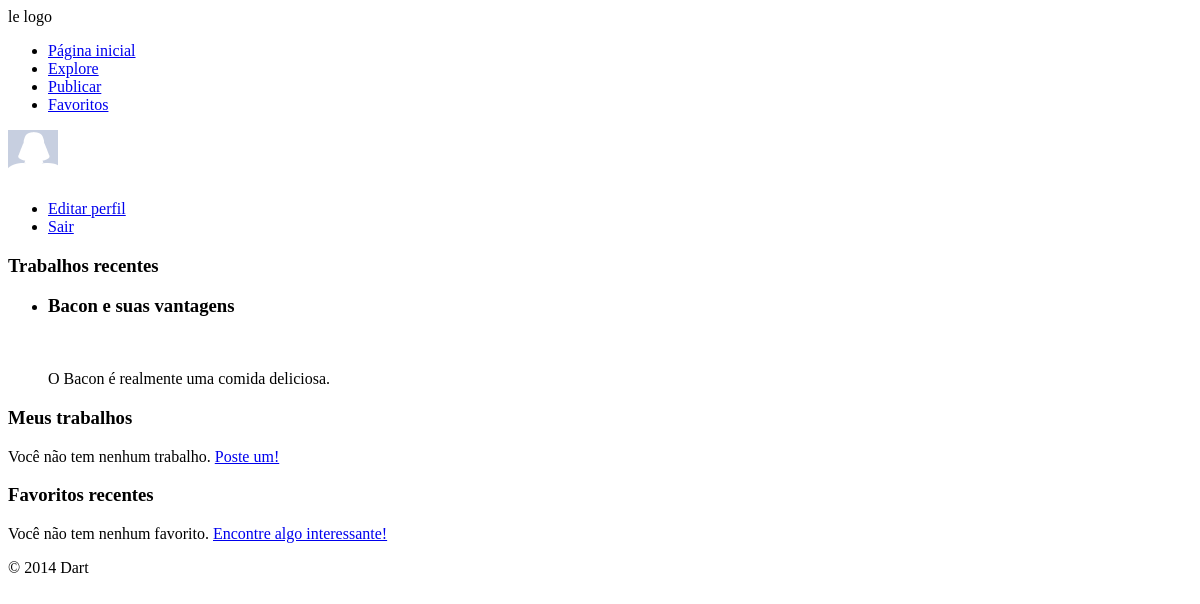
The page / (signed in) on the database as committed earlier.
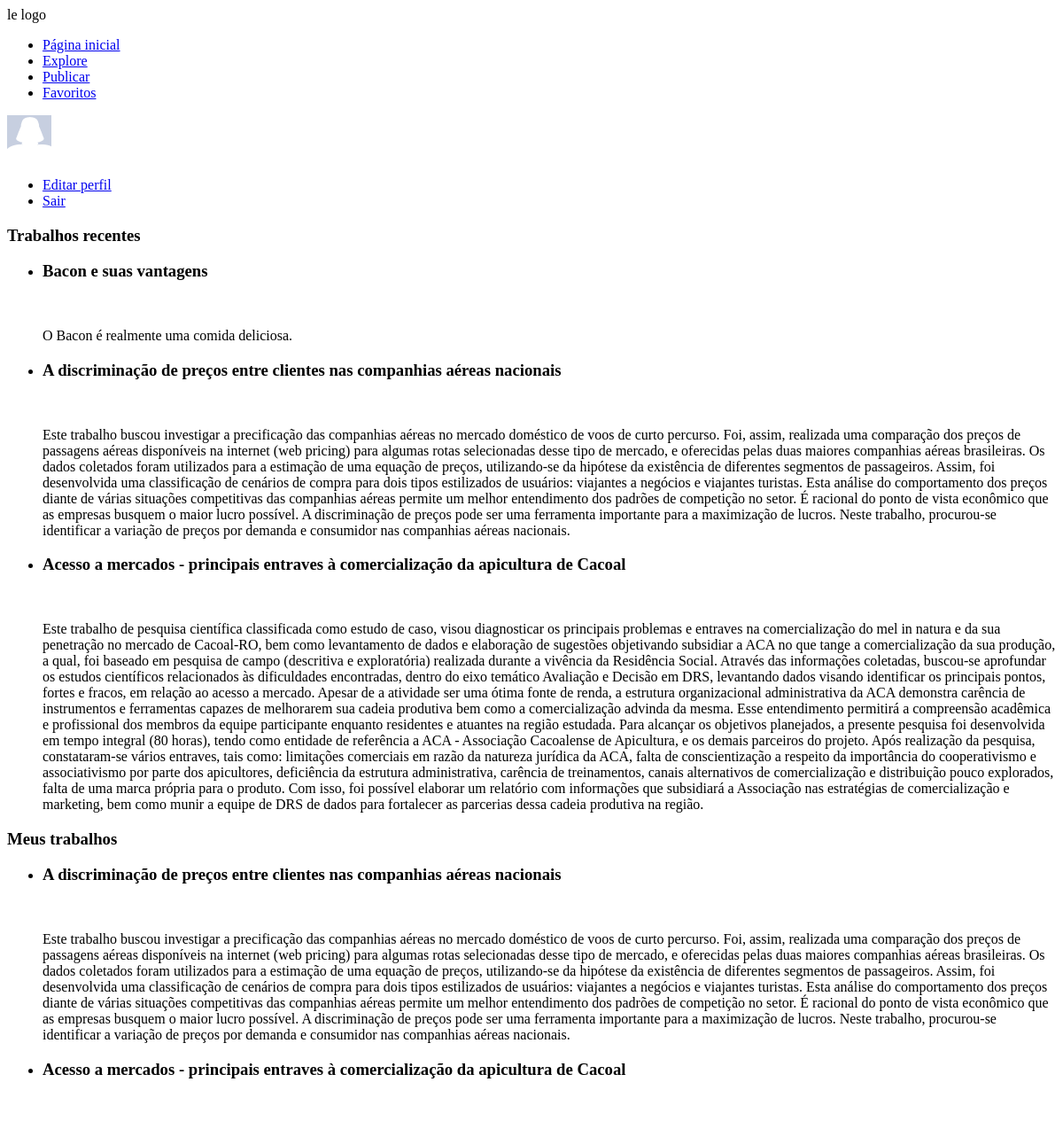
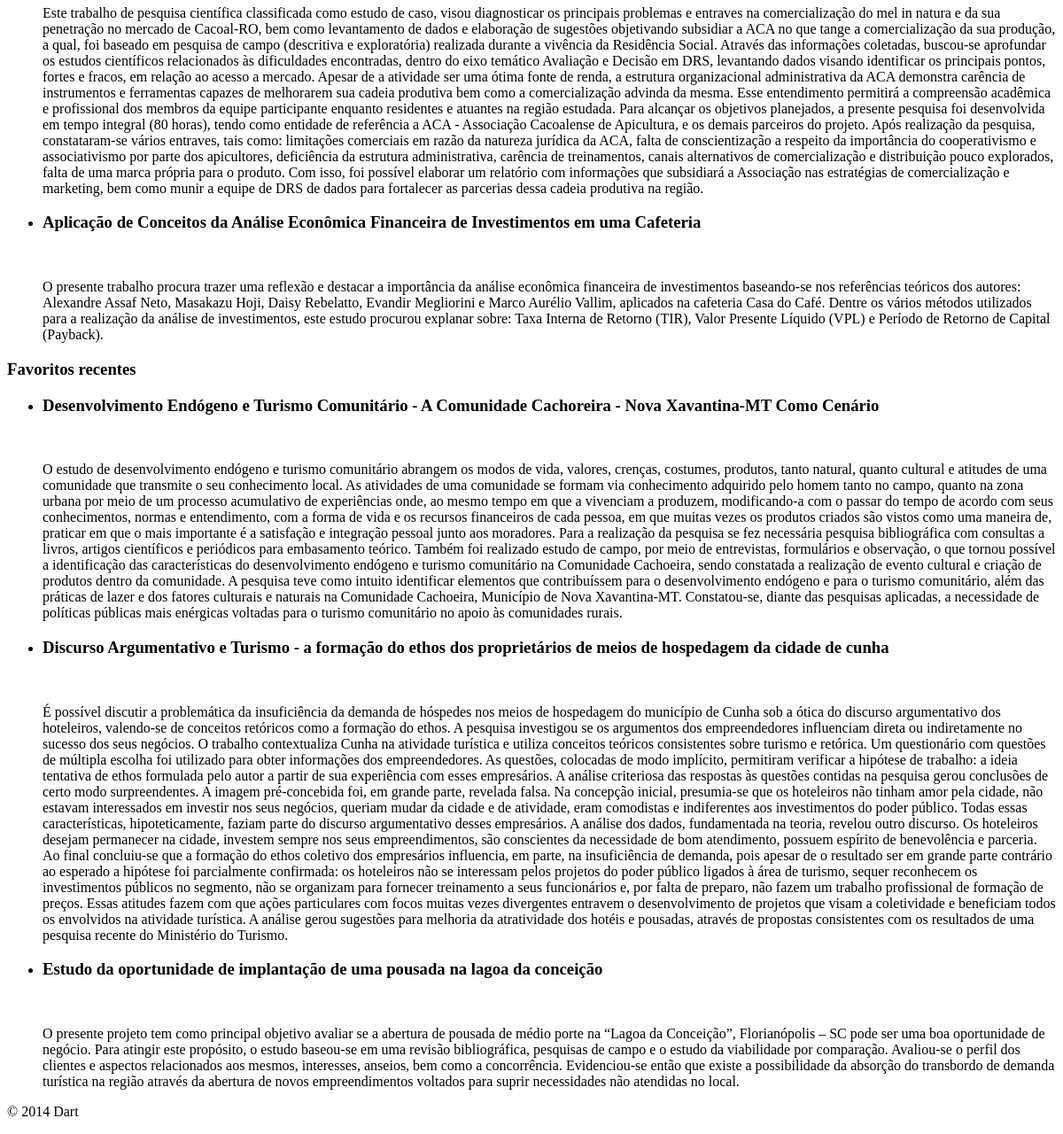
The same page on the database as committed later (2 pictures, top to bottom).
### tables this page shows
CREATE TABLE `trabalho` (
  `cd_trabalho` int(11) NOT NULL AUTO_INCREMENT,
  `nm_titulo` varchar(200) NOT NULL,
  `ds_resumo` text,
  `cd_escola` int(11) NOT NULL,
  `cd_curso` int(11) NOT NULL,
  `dt_publicado` datetime NOT NULL,
  `aa_publicacao` int(4) NOT NULL,
  PRIMARY KEY (`cd_trabalho`),
  KEY `fk_trabalhoescola` (`cd_escola`),
  KEY `fk_trabalhocurso` (`cd_curso`),
  CONSTRAINT `fk_trabalhocurso` FOREIGN KEY (`cd_curso`) REFERENCES `curso` (`cd_curso`),
  CONSTRAINT `fk_trabalhoescola` FOREIGN KEY (`cd_escola`) REFERENCES `escola` (`cd_escola`)
);

### sessao.php (called while the page is built, shortened)
<?php
if(isset($_SESSION["logado"]) && $_SESSION["logado"] == true) {
	$logado = true;
	$sessao = $_SESSION;
}
else {
	$logado = false;
}
?>

### conexao.class.php (called while the page is built, shortened)
<?php
class Conexao {
	private $host = "localhost:3307";
	private $usuario = "root";
	private $senha = "usbw";
	private $banco = "keepup";
	private function conectar() {
		if($this->conexao = mysql_connect($this->host, $this->usuario, $this->senha)) {
			if($this->conexaoBanco = mysql_select_db($this->banco)) {
				return $this;
			}
		}
		die(mysql_error());
	}
	public function consultar($sql) {
		if($query = mysql_query($sql)) {
			$arr_resultado = array();
			while($resultado = mysql_fetch_array($query)) {
				array_push($arr_resultado, $resultado);
			}
			return $arr_resultado;
		}
		else {
			echo mysql_error();
			$this->desconectar();
			return false;
		}
	}
}
?>

### public_html/index.php (the view, shortened to what this page needs)
<?php
require("../sessao.php");
require("../conexao.class.php");
$conexao = new Conexao();
if($logado) {
	$codigoPerfil = $_SESSION["cd_aluno"] || $_SESSION["cd_escola"];
	$consulta =
		"SELECT
			t.nm_titulo,
			t.ds_resumo,
			t.cd_trabalho
		FROM
			trabalho t, autoria a
		WHERE
			t.cd_trabalho = a.cd_trabalho and
			a.cd_aluno = $codigoPerfil
		ORDER BY
			t.dt_publicado DESC
		LIMIT 3";
	$sessao["trabalhosUsuario"] = $conexao->consultar($consulta);
	$favsql =
		"SELECT
			t.nm_titulo 'nm_titulo',
			t.ds_resumo 'ds_resumo',
			t.cd_trabalho 'cd_trabalho'
		FROM
			trabalho t, favorito f
		WHERE
			t.cd_trabalho = f.cd_trabalho and
			f.cd_aluno = {$sessao["cd_aluno"]}
		ORDER BY
			f.dt_favoritado DESC
		LIMIT 3";
	$sessao["favoritos"] = $conexao->consultar($favsql);
}
$consulta =
	"SELECT
		t.nm_titulo,
		c.nm_curso,
		t.ds_resumo,
		t.cd_trabalho
	FROM
		trabalho t, curso c
	WHERE
		t.cd_curso = c.cd_curso
	ORDER BY
		t.dt_publicado DESC
	LIMIT 3";
$sessao["trabalhosRecentes"] = $conexao->consultar($consulta);
?>
<!doctype html>
<html>
    <head>
    </head>
    <body>
    	<?php require("header.php"); ?>
		<section id="principal">
			<section id="trabalhos_recentes">
				<h1>Trabalhos recentes</h1>
				<?php if(isset($sessao["trabalhosRecentes"]) && sizeof($sessao["trabalhosRecentes"]) > 0) { ?>
					<ul>
						<?php foreach($sessao["trabalhosRecentes"] as $trabalho) { ?>
							<li>
								<h1><?php echo $trabalho["nm_titulo"]; ?></h1>
								<div class="imagemTrabalho">
								</div>
								<p>
									<?php echo $trabalho["ds_resumo"]; ?>
								</p>
							</li>
						<?php } ?>
					</ul>
				<?php }
				else { ?>
					<p>Nenhum trabalho recente</p>
				<?php } ?>
			</section>
			<?php if($logado) { ?>
				<section id="meus_trabalhos">
					<h1>Meus trabalhos</h1>
					<?php if(isset($sessao["trabalhosUsuario"]) && sizeof($sessao["trabalhosUsuario"]) > 0) { ?>
						<ul>
							<?php foreach($sessao["trabalhosUsuario"] as $trabalho) { ?>
								<li>
									<h1><?php echo $trabalho["nm_titulo"]; ?></h1>
									<div class="imagemTrabalho">
										<p>
											<?php echo $trabalho["ds_resumo"]; ?>
										</p>
									</div>
								</li>
							<?php } ?>
						</ul>
					<?php }
					else { ?>
						<p>Você não tem nenhum trabalho.
							<a href="publicar.php">Poste um!</a>
						</p>
					<?php } ?>
				</section>
				<section id="favoritos_recentes">
					<h1>Favoritos recentes</h1>
					<?php if(isset($sessao["favoritos"]) && sizeof($sessao["favoritos"]) > 0) { ?>
						<ul>
							<?php foreach($sessao["favoritos"] as $trabalho) { ?>
								<li>
									<h1><?php echo $trabalho["nm_titulo"]; ?></h1>
									<div class="imagemTrabalho">
										<p>
											<?php echo $trabalho["ds_resumo"]; ?>
										</p>
									</div>
								</li>
							<?php } ?>
						</ul>
					<?php }
					else { ?>
						<p>Você não tem nenhum favorito.
							<a href="explore.php">Encontre algo interessante!</a>
						</p>
					<?php } ?>
				</section>
			<?php } ?>
		</section>
		<?php include 'footer.php'; ?>
    </body>
</html>

### public_html/header.php (shortened to what this page needs)
<header>
	<div>le logo</div>
	<nav>
		<ul>
			<li>
				<a href="./">Página inicial</a>
			</li>
			<li>
				<a href="explore.php">Explore</a>
			</li>
			<?php if($logado) { ?>
				<li>
					<a href="publicar.php">Publicar</a>
				</li>
				<li>
					<a href="favoritos.php">Favoritos</a>
				</li>
			<?php } ?>
		</ul>
	</nav>
	<section id="usuario">
		<?php if($logado) {
			if($_SESSION['url_avatar'] <> '') {
				echo "<img src='images/upload/{$sessao["cd_aluno"]}/{$_SESSION['url_avatar']}' style='width:50px; height:50px' >";
			}
			else {
				echo "<img src='images/default/usericon.png' alt='' style='width:50px;height:50px'>";
			}?>
			<ul>
				<li>
					<a href="editarperfil.php">Editar perfil</a>
				</li>
				<li>
					<a href="php/logout.php">Sair</a>
				</li>
			</ul>
		<?php } ?>
	</section>
</header>

### public_html/footer.php
<footer>
	<p>&copy; 2014 Dart</p>
</footer>

Rows that differ between the two databases and show on the page:
added trabalho: nm_titulo "A discriminação de preços entre clientes nas companhias aéreas nacionais", ds_resumo "Este trabalho buscou investigar a precificação das companhias aéreas no mercado doméstico de voos de curto percurso. Foi, assim, realizada uma comparação dos preços de passagens aéreas disponíveis na internet (web pricing) para algumas rotas selecionadas desse tipo de mercado, e oferecidas pelas duas maiores companhias aéreas brasileiras. Os dados coletados foram utilizados para a estimação de uma equação de preços, utilizando-se da hipótese da existência de diferentes segmentos de passageiros. Assim, foi desenvolvida uma classificação de cenários de compra para dois tipos estilizados de usuários: viajantes a negócios e viajantes turistas. Esta análise do comportamento dos preços diante de…"
added trabalho: nm_titulo "Acesso a mercados - principais entraves à comercialização da apicultura de Cacoal", ds_resumo "Este trabalho de pesquisa científica classificada como estudo de caso, visou diagnosticar os principais problemas e entraves na comercialização do mel in natura e da sua penetração no mercado de Cacoal-RO, bem como levantamento de dados e elaboração de sugestões objetivando subsidiar a ACA no que tange a comercialização da sua produção, a qual, foi baseado em pesquisa de campo (descritiva e exploratória) realizada durante a vivência da Residência Social. Através das informações coletadas, buscou-se aprofundar os estudos científicos relacionados às dificuldades encontradas, dentro do eixo temático Avaliação e Decisão em DRS, levantando dados visando identificar os principais pontos, fortes e…"
added trabalho: nm_titulo "Aplicação de Conceitos da Análise Econômica Financeira de Investimentos em uma Cafeteria", ds_resumo "O presente trabalho procura trazer uma reflexão e destacar a importância da análise econômica financeira de investimentos baseando-se nos referências teóricos dos autores: Alexandre Assaf Neto, Masakazu Hoji, Daisy Rebelatto, Evandir Megliorini e Marco Aurélio Vallim, aplicados na cafeteria Casa do Café. Dentre os vários métodos utilizados para a realização da análise de investimentos, este estudo procurou explanar sobre: Taxa Interna de Retorno (TIR), Valor Presente Líquido (VPL) e Período de Retorno de Capital (Payback).", shown under "Meus trabalhos"
added trabalho: nm_titulo "Desenvolvimento Endógeno e Turismo Comunitário - A Comunidade Cachoreira - Nova Xavantina-MT Como Cenário", ds_resumo "O estudo de desenvolvimento endógeno e turismo comunitário abrangem os modos de vida, valores, crenças, costumes, produtos, tanto natural, quanto cultural e atitudes de uma comunidade que transmite o seu conhecimento local. As atividades de uma comunidade se formam via conhecimento adquirido pelo homem tanto no campo, quanto na zona urbana por meio de um processo acumulativo de experiências onde, ao mesmo tempo em que a vivenciam a produzem, modificando-a com o passar do tempo de acordo com seus conhecimentos, normas e entendimento, com a forma de vida e os recursos financeiros de cada pessoa, em que muitas vezes os produtos criados são vistos como uma maneira de, praticar em que o mais…", shown under "Favoritos recentes"
added trabalho: nm_titulo "Discurso Argumentativo e Turismo - a formação do ethos dos proprietários de meios de hospedagem da cidade de cunha", ds_resumo "É possível discutir a problemática da insuficiência da demanda de hóspedes nos meios de hospedagem do município de Cunha sob a ótica do discurso argumentativo dos hoteleiros, valendo-se de conceitos retóricos como a formação do ethos. A pesquisa investigou se os argumentos dos empreendedores influenciam direta ou indiretamente no sucesso dos seus negócios. O trabalho contextualiza Cunha na atividade turística e utiliza conceitos teóricos consistentes sobre turismo e retórica. Um questionário com questões de múltipla escolha foi utilizado para obter informações dos empreendedores. As questões, colocadas de modo implícito, permitiram verificar a hipótese de trabalho: a ideia tentativa de…", shown under "Favoritos recentes"
added trabalho: nm_titulo "Estudo da oportunidade de implantação de uma pousada na lagoa da conceição", ds_resumo "O presente projeto tem como principal objetivo avaliar se a abertura de pousada de médio porte na “Lagoa da Conceição”, Florianópolis – SC pode ser uma boa oportunidade de negócio. Para atingir este propósito, o estudo baseou-se em uma revisão bibliográfica, pesquisas de campo e o estudo da viabilidade por comparação. Avaliou-se o perfil dos clientes e aspectos relacionados aos mesmos, interesses, anseios, bem como a concorrência. Evidenciou-se então que existe a possibilidade da absorção do transbordo de demanda turística na região através da abertura de novos empreendimentos voltados para suprir necessidades não atendidas no local.", shown under "Favoritos recentes"
Other text that changed with them:
text no longer shown: "Você não tem nenhum trabalho. Poste um! Você não tem nenhum favorito. Encontre algo interessante!"
